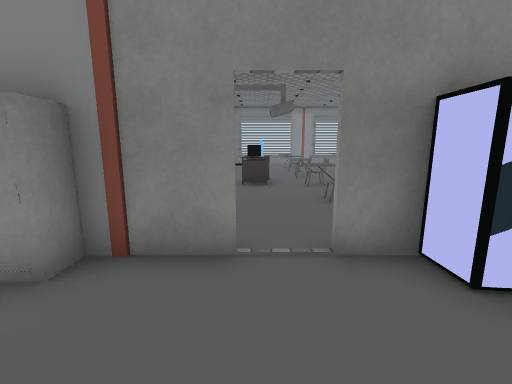
view 1 (above)

19 first-person views from a walk through a 3-D level made in the Unity game engine. The camera is 1.4 m above the floor, tilts 10° down and sees 90° across. The floor is counted in squares, 1 m on a side. Each view is taken from the middle of a square. On the plan, view 1 faces up. The plan holds only what a view shows up to about 13 squares ahead; the rest is blank. The place goes on beyond the plan. The player is left out. Some animated figures are not drawn. Door leaves are left out, so doorways stand open. Some surface patterns are stand-ins.

view 2
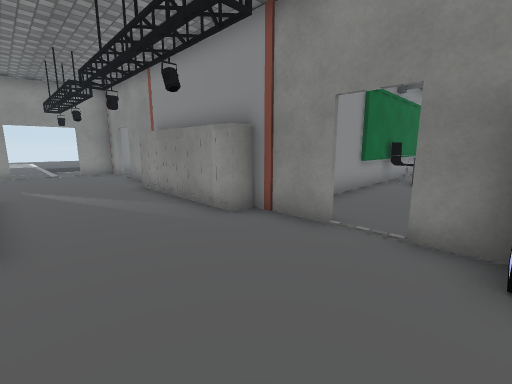

view 3
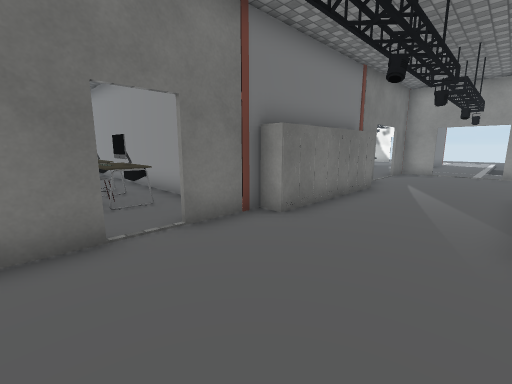

view 4
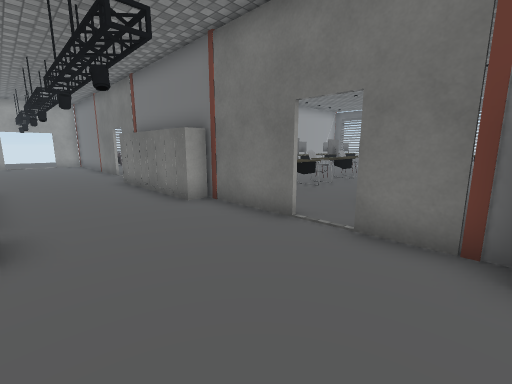

view 5
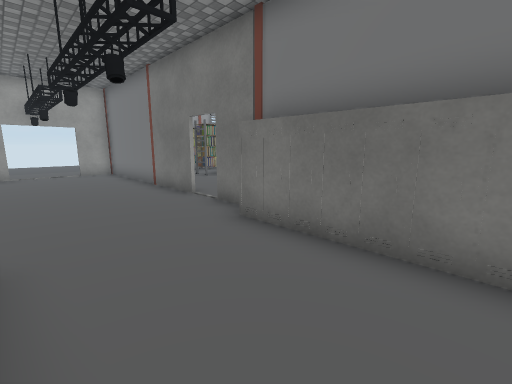

view 6
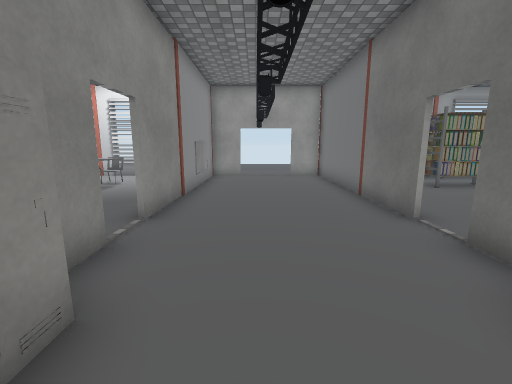

view 7
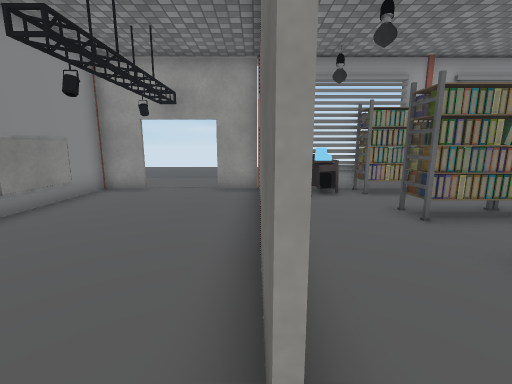

view 8
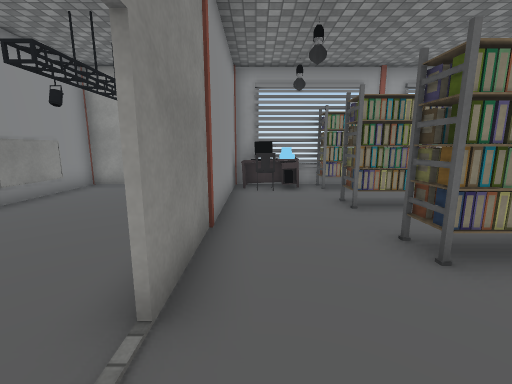

view 9
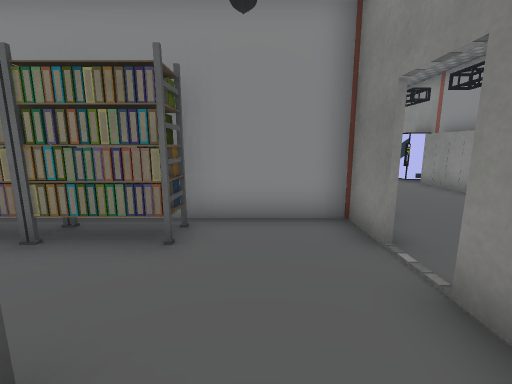

view 10
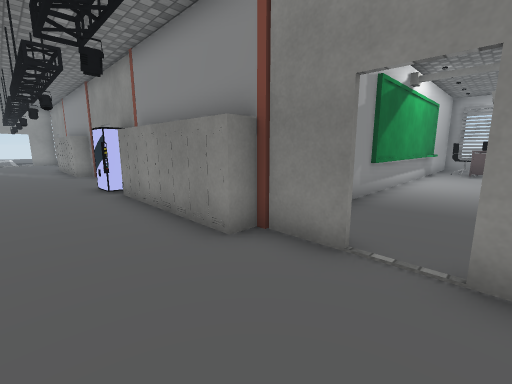

view 11
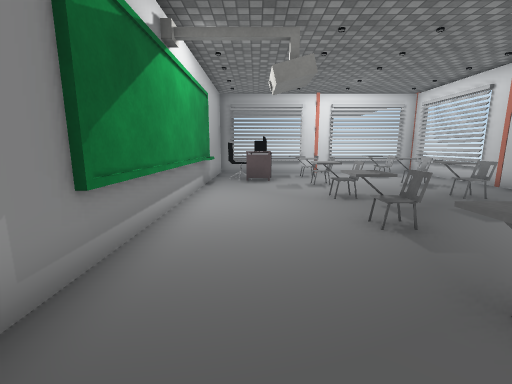

view 12
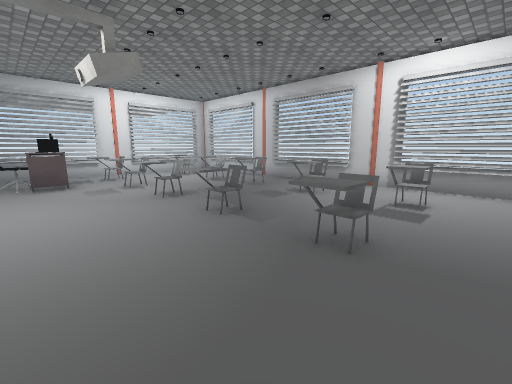

view 13
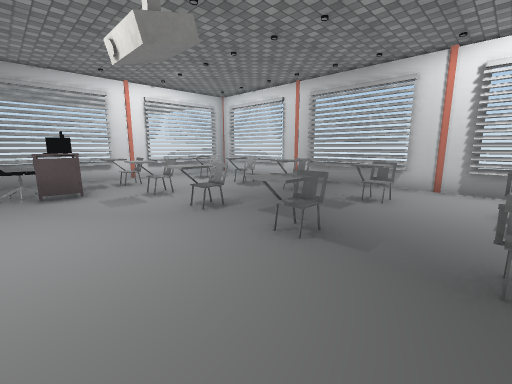

view 14
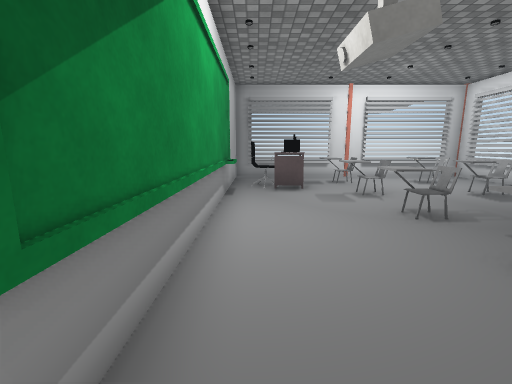

view 15
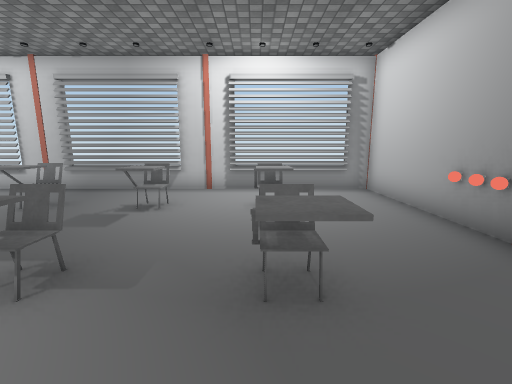

view 16
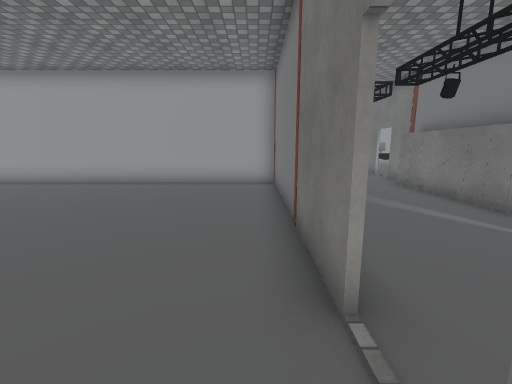

view 17
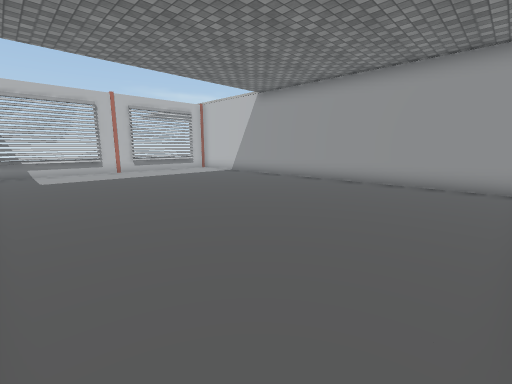

view 18
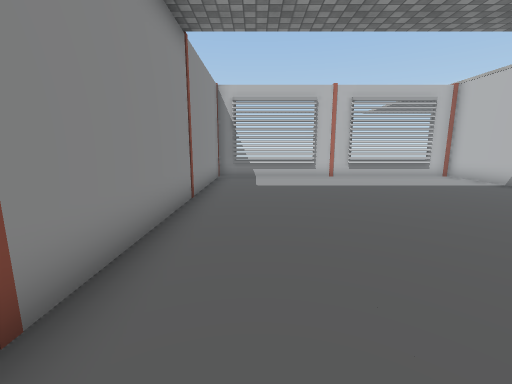

view 19
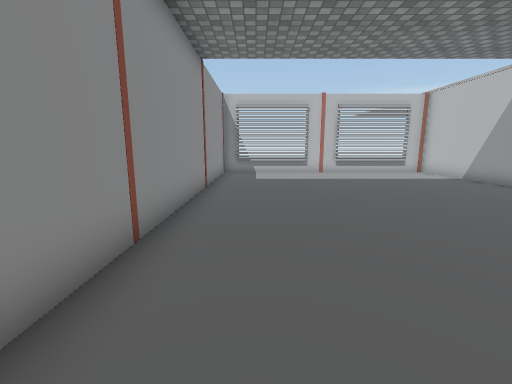

### Floor plan
Points are (right, up) in squares from view 1. A wall is a line through its corners. A room is listed if a view was taken in it or the views show most of it. See-through windows are left out.
Room 1 (views 1, 2, 3, 4, 5, 6, 7, 10, 16, 17, 18, 19)
walls: (-2.6, 3.3) (-1.8, 3.3) (-1.8, 19.3) (-12.8, 19.3) (-12.8, 6.5); (-0.2, 3.2) (-2.4, 3.2); (-2.2, -2.1) (-0.2, -2.1); (2.2, 3.2) (1, 3.2); (-8.9, 3.2) (-10.1, 3.2); (1, -2.1) (3.5, -2.1); (-10.1, 3.3) (-7.5, 3.3); (-1.7, -4.9) (-1.7, -5.5); (-11.2, 3.2) (-12.5, 3.2); (-12.8, 3) (-12.8, 1.7); (-12.8, -0.6) (-12.8, -2.1) (-11.4, -2.1); (9.6, -2.1) (10.6, -2.1); (10.6, 3.2) (9.5, 3.2); (11.8, -2.1) (19.8, -2.1); (14.5, 3.2) (11.8, 3.2); (19.6, 3.2) (17.4, 3.2); (19.6, 1.6) (19.6, 3.1); (19.6, -3) (19.6, -0.6)
ways out: opening at (11, -3) to room 2; open door at (12, -2.5) to room 2; opening at (11, 3) to room 3; open door at (12, 3.5) to room 3; open door at (-13, 0.5); open door at (-10.5, 3); open door at (-10, -1.5); open door at (1, -2.5); open door at (1, 3.5); open door at (20, 0.5)
objects: other object (-7, -2); other object (-7, 3); other object (-6, -2); other object (-6, 3); other object (-5, -2); other object (-5, 3); other object (-4, -2); other object (-4, 3); other object (-3, -2); other object (-3, 3); other object (-1, -7); other object (-1, -6) to (0, -4); other object (0, -6); other object (0, -5); other object (1, -5); other object (3, -7); other object (3, -6); other object (3, -5); other object (3, -4) to (4, -4); other object (4, -7); other object (4, -2); other object (4, 3); other object (5, -2); other object (5, 3); other object (6, -2); other object (6, 3); other object (7, -2); other object (7, 3); other object (8, -2); other object (8, 3); other object (9, -2); other object (9, 3)
Room 2 (views 8, 9)
walls: (10.6, -2.2) (9.5, -2.2); (19.6, -2.2) (11.8, -2.2); (9.1, -2.5) (9.1, -7.5)
low walls: (19.6, -7) (19.6, -4.6)
ways out: opening at (11, -3) to room 1; open door at (12, -2.5) to room 1
objects: other object (10, -7); other object (10, -6) to (10, -5); other object (13, -6) to (14, -5); other object (16, -7) to (17, -7); other object (16, -6) to (17, -5); other object (18, -4); other object (18, -3); other object (19, -6) to (19, -5); other object (19, -3)
Room 3 (views 11, 12, 13, 14, 15)
walls: (9.1, 13.5) (9.1, 6.5); (17.4, 3.3) (19.6, 3.3); (16, 19.3) (12.1, 19.3); (11, 19.3) (9.1, 19.3) (9.1, 14.4); (19.6, 3.1) (19.6, 19.3) (16.1, 19.3)
ways out: opening at (11, 3) to room 1; open door at (12, 3.5) to room 1
objects: other object (10, 16) to (10, 17); other object (11, 16); other object (12, 16); other object (13, 6) to (14, 7); other object (13, 9) to (14, 9); other object (13, 12) to (14, 12); other object (13, 14) to (14, 15); other object (13, 17) to (14, 17); other object (15, 3); other object (16, 3); other object (16, 6) to (17, 7); other object (16, 9); other object (16, 12) to (17, 12); other object (16, 15); other object (16, 17) to (17, 17); other object (17, 3)

Positions as (right, up) in squares from view 1, and headings:
1: (0, 0), facing up
2: (2, -1), facing up-left
3: (2, 2), facing down-left
4: (-2, 2), facing down-right
5: (5, 2), facing down-right
6: (7, 1), facing right
7: (11, -2), facing right
8: (10, -3), facing right
9: (14, -4), facing left
10: (12, 0), facing up-left
11: (11, 5), facing up
12: (10, 5), facing up-right
13: (10, 7), facing up-right
14: (10, 7), facing up
15: (11, 7), facing right
16: (-12, 4), facing right
17: (-12, 4), facing up-right
18: (-11, 7), facing up
19: (-11, 5), facing up
